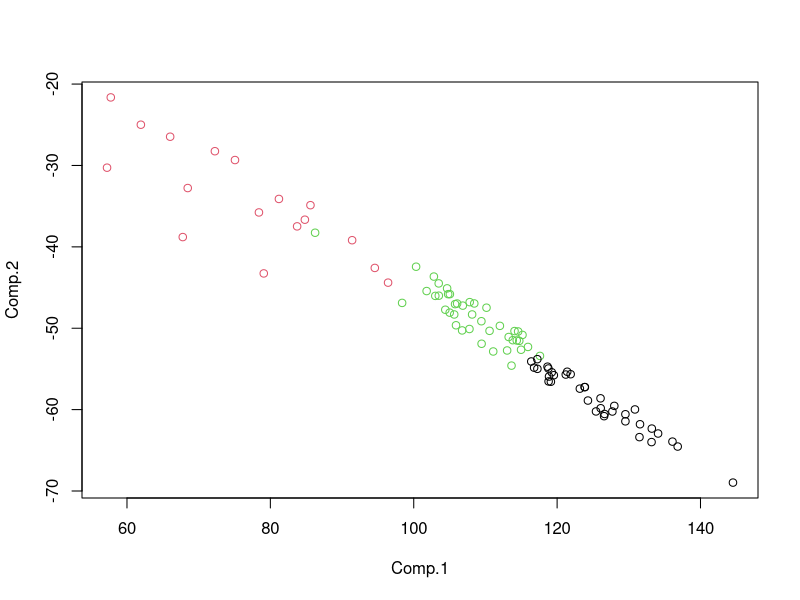
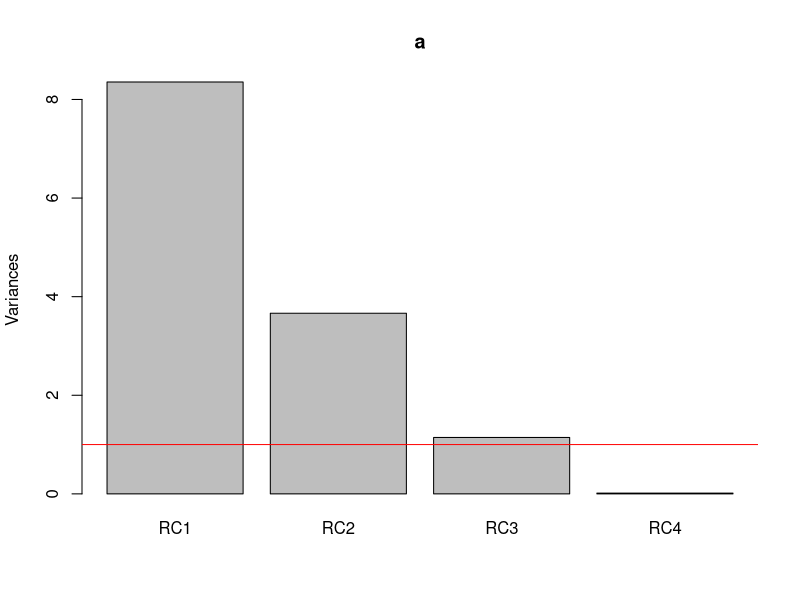

These charts were generated, in order, by the following R code:
## ---- chunk 1
data = read.csv("./GRADES.dat", header=T, sep="")
head(data)
## ---- chunk 2
cl = kmeans(data, 3)
cl
## ---- chunk 3
pc_data = princomp(data ,cor=TRUE)
new_data = t(t(pc_data$loadings[, 1:2]) %*% t(as.matrix(data)))
plot(new_data,col=cl$cluster)
points(cl$centers, col=1:2, pch=8, cex=2)
## ---- chunk 4
library(psych)
data = read.csv("./GRADES.dat", header=T, sep="")
head(data)
data_cor = head(data)
fa_data = principal(data_cor, nfactors=4, rotate='varimax')
print(fa_data$loading, cutoff=.5)
## ---- chunk 5
a = colSums(fa_data$loadings ^2)
a$sdev = colSums(fa_data$loadings ^2)
screeplot(a)
abline(h=1, col="red")
